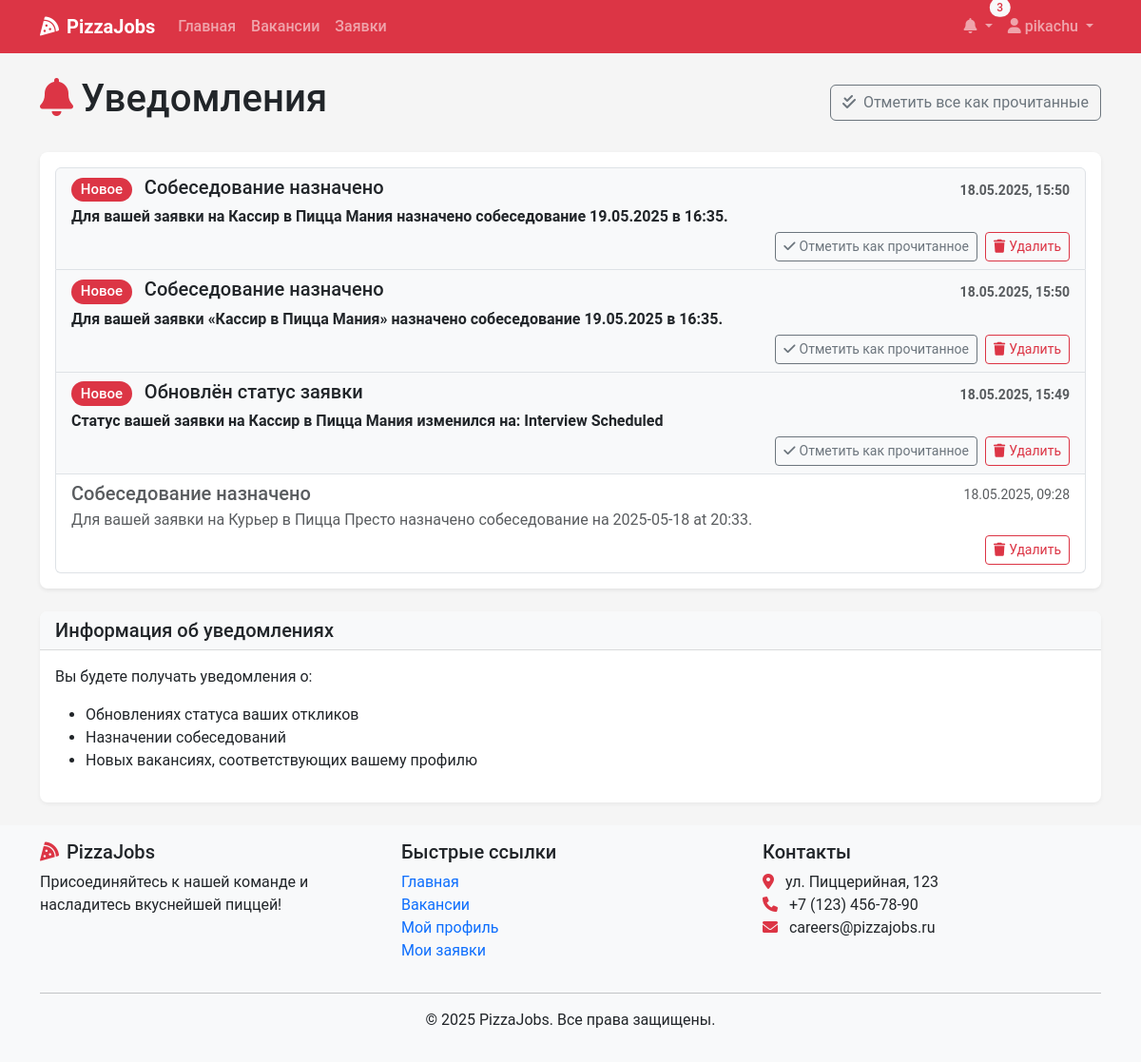
Screenshot of /notifications/ (signed in) with the database file from the repository.
### recruitment/models.py (models this page shows, shortened)
class Notification(models.Model):
    user = models.ForeignKey(User, on_delete=models.CASCADE, related_name='notifications')
    title = models.CharField(max_length=100)
    message = models.TextField()
    read = models.BooleanField(default=False)
    created_at = models.DateTimeField(auto_now_add=True)

### recruitment/views.py (the view, shortened to what this page needs)
# urls.py: path('notifications/', views.notifications, name='notifications'),
@login_required
def notifications(request):
    qs = Notification.objects.filter(user=request.user).order_by('-created_at')
    paginator = Paginator(qs, 20)
    page_obj = paginator.get_page(request.GET.get('page'))
    context = {
        'page_obj': page_obj,
        'unread_count': qs.filter(read=False).count(),
    }
    return render(request, 'notifications/list.html', context)

### recruitment/context_processors.py (called while the page is built)
def notifications_processor(request):
    if request.user.is_authenticated:
        unread_count = Notification.objects.filter(user=request.user, read=False).count()
        latest_notifs = Notification.objects.filter(user=request.user).order_by('-created_at')[:5]
    else:
        unread_count = 0
        latest_notifs = []
    return {
        'unread_count': unread_count,
        'latest_notifications': latest_notifs,
    }

### templates/notifications/list.html (shortened to what this page needs)
{% extends 'base.html' %}
{% block content %}
<div class="container">
    <div class="d-flex justify-content-between align-items-center mb-4">
        <h1><i class="fas fa-bell me-2 text-danger"></i>Уведомления</h1>
        {% if unread_count > 0 %}
        <form method="post" action="{% url 'notifications' %}">
            <button type="submit" name="mark_all_read" value="1" class="btn btn-outline-secondary">
                <i class="fas fa-check-double me-2"></i>Отметить все как прочитанные
            </button>
        </form>
        {% endif %}
    </div>
    <div class="card shadow">
        <div class="card-body">
            {% if page_obj %}
                <div class="list-group">
                    {% for notification in page_obj %}
                        <div class="list-group-item list-group-item-action
                                    {% if not notification.read %}fw-bold bg-light{% else %}bg-white text-muted{% endif %}">
                            <div class="d-flex w-100 justify-content-between align-items-center">
                                <h5 class="mb-1">
                                    {% if not notification.read %}
                                        <span class="badge rounded-pill bg-danger me-2">Новое</span>
                                    {% endif %}
                                    {{ notification.title }}
                                </h5>
                                <small class="text-muted">
                                    {{ notification.created_at|date:"d.m.Y, H:i" }}
                                </small>
                            </div>
                            <p class="mb-1">{{ notification.message }}</p>
                            <div class="d-flex justify-content-end gap-2">
                                {% if not notification.read %}
                                    <form method="post" action="{% url 'notifications' %}" class="d-inline">
                                        <button type="submit" name="mark_read" value="{{ notification.id }}"
                                                class="btn btn-sm btn-outline-secondary">
                                            <i class="fas fa-check me-1"></i>Отметить как прочитанное
                                        </button>
                                    </form>
                                {% endif %}
                                <form method="post" action="{% url 'notifications' %}" class="d-inline">
                                    <button type="submit" name="delete" value="{{ notification.id }}"
                                            class="btn btn-sm btn-outline-danger">
                                        <i class="fas fa-trash me-1"></i>Удалить
                                    </button>
                                </form>
                            </div>
                        </div>
                    {% endfor %}
                </div>
            {% else %}
                <div class="alert alert-info">
                    <i class="fas fa-info-circle me-2"></i>У вас пока нет уведомлений.
                </div>
            {% endif %}
        </div>
    </div>
    <div class="card shadow-sm mt-4">
        <div class="card-header bg-light">
            <h5 class="mb-0">Информация об уведомлениях</h5>
        </div>
        <div class="card-body">
            <p>Вы будете получать уведомления о:</p>
            <ul>
                {% if user.profile.role == 'CANDIDATE' %}
                    <li>Обновлениях статуса ваших откликов</li>
                    <li>Назначении собеседований</li>
                    <li>Новых вакансиях, соответствующих вашему профилю</li>
                {% elif user.profile.role == 'HR_MANAGER' %}
                    <li>Новых откликах на открытые вакансии</li>
                    <li>Подтверждениях собеседований</li>
                    <li>Изменениях статуса откликов со стороны менеджеров ресторанов</li>
                {% elif user.profile.role == 'RESTAURANT_MANAGER' %}
                    <li>Новых откликах на вакансии вашего ресторана</li>
                    <li>Назначениях собеседований</li>
                    <li>Изменениях статуса откликов со стороны HR</li>
                {% endif %}
            </ul>
        </div>
    </div>
</div>
{% endblock %}

### templates/base.html (shortened to what this page needs)
<!DOCTYPE html>
<html lang="ru">
<head>
    <link href="https://cdn.jsdelivr.net/npm/bootstrap@5.3.0-alpha1/dist/css/bootstrap.min.css" rel="stylesheet">
    <link rel="stylesheet" href="https://cdnjs.cloudflare.com/ajax/libs/font-awesome/6.0.0/css/all.min.css">
    <link rel="stylesheet" href="/static/css/main.css">
</head>
<body>
    <nav class="navbar navbar-expand-lg navbar-dark bg-danger sticky-top">
        <div class="container">
            <a class="navbar-brand" href="{% url 'home' %}">
                <i class="fas fa-pizza-slice me-2"></i>PizzaJobs
            </a>
            <div class="collapse navbar-collapse" id="navbarNav">
                <ul class="navbar-nav me-auto">
                    <li class="nav-item">
                        <a class="nav-link" href="{% url 'home' %}">Главная</a>
                    </li>
                    <li class="nav-item">
                        <a class="nav-link" href="{% url 'vacancy_list' %}">Вакансии</a>
                    </li>
                    {% if user.is_authenticated %}
                        <li class="nav-item">
                            <a class="nav-link" href="{% url 'application_list' %}">Заявки</a>
                        </li>
                    {% endif %}
                </ul>
                <ul class="navbar-nav">
                    {% if user.is_authenticated %}
                        <li class="nav-item dropdown">
                            <a class="nav-link dropdown-toggle position-relative" href="#" id="notificationDropdown" role="button" data-bs-toggle="dropdown">
                                <i class="fas fa-bell"></i>
                                {% if unread_count %}
                                    <span class="badge rounded-pill bg-light text-danger position-absolute top-0 start-100 translate-middle">
                                        {{ unread_count }}
                                    </span>
                                {% endif %}
                            </a>
                        </li>
                        <li class="nav-item dropdown">
                            <a class="nav-link dropdown-toggle" href="#" id="userDropdown" role="button" data-bs-toggle="dropdown">
                                <i class="fas fa-user"></i> {{ user.username }}
                            </a>
                        </li>
                    {% endif %}
                </ul>
            </div>
        </div>
    </nav>
    <main class="py-4">
        {% block content %}{% endblock %}
    </main>
    <footer class="footer mt-auto py-3 bg-light">
        <div class="container">
            <div class="row">
                <div class="col-md-4">
                    <h5><i class="fas fa-pizza-slice text-danger me-2"></i>PizzaJobs</h5>
                    <p>Присоединяйтесь к нашей команде и насладитесь вкуснейшей пиццей!</p>
                </div>
                <div class="col-md-4">
                    <h5>Быстрые ссылки</h5>
                    <ul class="list-unstyled">
                        <li><a href="{% url 'home' %}" class="text-decoration-none">Главная</a></li>
                        <li><a href="{% url 'vacancy_list' %}" class="text-decoration-none">Вакансии</a></li>
                        {% if user.is_authenticated %}
                            <li><a href="{% url 'view_profile' %}" class="text-decoration-none">Мой профиль</a></li>
                            <li><a href="{% url 'application_list' %}" class="text-decoration-none">Мои заявки</a></li>
                        {% else %}
                            <li><a href="{% url 'login' %}" class="text-decoration-none">Войти</a></li>
                            <li><a href="{% url 'register' %}" class="text-decoration-none">Регистрация</a></li>
                        {% endif %}
                    </ul>
                </div>
                <div class="col-md-4">
                    <h5>Контакты</h5>
                    <address>
                        <i class="fas fa-map-marker-alt text-danger me-2"></i> ул. Пиццерийная, 123<br>
                        <i class="fas fa-phone text-danger me-2"></i> +7 (123) 456-78-90<br>
                        <i class="fas fa-envelope text-danger me-2"></i> careers@pizzajobs.ru
                    </address>
                </div>
            </div>
            <hr>
            <div class="text-center">
                <p>&copy; 2025 PizzaJobs. Все права защищены.</p>
            </div>
        </div>
    </footer>
</body>
</html>

### static/css/main.css (style rules this page uses)
:root { --pizza-red: #dc3545; --pizza-green: #198754; --pizza-white: #ffffff; --pizza-light: #f8f9fa; --pizza-dark: #212529; --pizza-secondary: #6c757d; }
body { font-family: 'Roboto', 'Segoe UI', Arial, sans-serif; color: var(--pizza-dark); background-color: #f5f5f5; min-height: 100vh; display: flex; flex-direction: column; }
main { flex: 1; }
.card { border-radius: 0.5rem; border: none; overflow: hidden; }
.card-header { border-bottom: 1px solid rgba(0, 0, 0, 0.125); }
.card.shadow { box-shadow: 0 0.125rem 0.25rem rgba(0, 0, 0, 0.075) !important; }
.card.shadow-sm { box-shadow: 0 0.125rem 0.25rem rgba(0, 0, 0, 0.05) !important; }
.navbar-dark.bg-danger { background-color: var(--pizza-red) !important; }
.nav-link { font-weight: 500; }
.navbar-brand { font-weight: 700; }
.footer { background-color: var(--pizza-light); padding: 2rem 0; margin-top: auto; }
.badge { font-weight: 500; padding: 0.35em 0.65em; }
.badge.bg-danger { background-color: #dc3545 !important; }

### rows the page displays
Notification: read "Новое", title "Собеседование назначено", created_at "18.05.2025, 15:50", message "Для вашей заявки на Кассир в Пицца Мания назначено собеседование 19.05.2025 в 16:35.", {{ notification.id }} 26 (drawn)
Notification: read "Новое", title "Собеседование назначено", created_at "18.05.2025, 15:50", message "Для вашей заявки «Кассир в Пицца Мания» назначено собеседование 19.05.2025 в 16:35.", {{ notification.id }} 24 (drawn)
Notification: read "Новое", title "Обновлён статус заявки", created_at "18.05.2025, 15:49", message "Статус вашей заявки на Кассир в Пицца Мания изменился на: Interview Scheduled", {{ notification.id }} 23 (drawn)
Notification: title "Собеседование назначено", created_at "18.05.2025, 09:28", message "Для вашей заявки на Курьер в Пицца Престо назначено собеседование на 2025-05-18 at 20:33.", {{ notification.id }} 13 (drawn)

### other values shown
{{ unread_count }} "3"
{{ user.username }} "pikachu"
